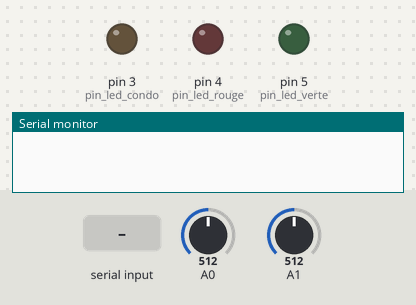
The sketch below on a simulated Arduino Uno, built with avr-gcc and run on an emulated ATmega328P. On the bench: output pins drawn as LEDs (lit = HIGH), the last lines printed to the serial monitor. The test bench sets the inputs (shaded band); at power-on: A0 = 512, A1 = 512.

Above: at 1.2 s.
1.3 s: "charge" received over Serial
At 2.38 s:
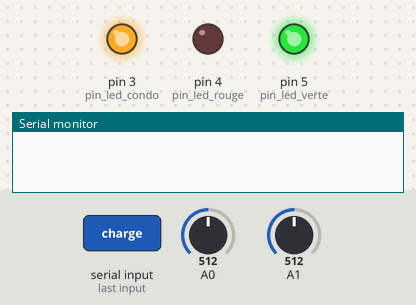
At 3.6 s:
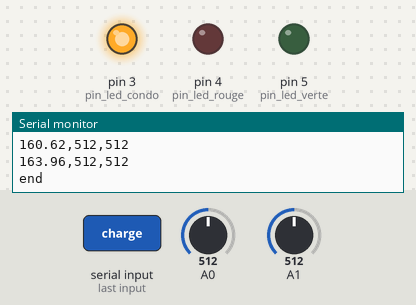
3.9 s: "decharge" received over Serial
At 4.99 s:
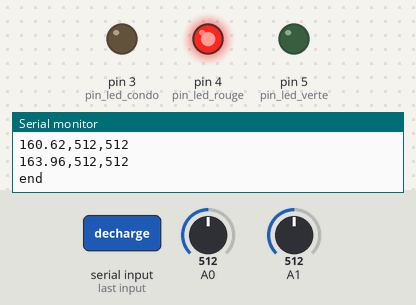
Timing chart, 0 to 6.9 s (numbered marks = the images above; inputs shaded):
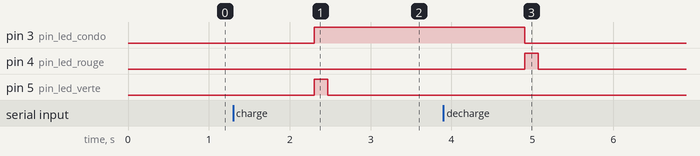

Measured:
- after the input at 1.3 s, pin 3 (pin_led_condo): LOW → HIGH after 1.0 s; pin 5 (pin_led_verte): LOW → HIGH after 1.0 s, → LOW 0.17 s later
- after the input at 3.9 s, pin 3 (pin_led_condo): HIGH → LOW after 1.0 s; pin 4 (pin_led_rouge): LOW → HIGH after 1.0 s, → LOW 0.17 s later

The sketch:

condo_rapide.ino
```cpp
/* charge ou décharge d'un condensateur par réception de commandes envoyées par la bibiothèque pduino.py
 * pour obtenir une charge rapide, les données sont stockées
 * et envoyées sur la liaison série après la boucle de mesures
 * montage: - un condensateur en série avec  une résistance sur le pin 3
 *            constante de temps d'environ 22 ms avec les valeurs par défaut
 *          - pour la visualisation : - une led rouge (en série avec une résistance de 220 ohms) sur le pin 4
 *                                    - une led verte (en série avec une résistance de 220 ohms) sur le pin 5
                                                Pin 4   Pin 5
                                      GND         |       |
 Pin 3                                --+--      +++     +++
  ^                                     |        | |     | |
  |                                     |        | |     | |
  |                              | |    |        +++     +++
  |        +----------+          | |    |         |       |
--+---+----+   R      +---+------+ +----+       --+--   --+--
      |    +----------+   |      | |C           \   /   \   /
      |                   |      | |             \ /     \ /
      |                   |                      -+-     -+-
      |                   |                       |       |
      v                   v                       |       |
       A1                  A0                    -+-     -+-
                                                 GND     GND
 * la tension aux bornes du condensateur est mesurée sur A0
 * la tension aux bornes du générateur est mesurée sur A1
 * les deux tensions sont renvoyées sous forme d'un entier (0 à 1023)
 * commandes acceptées: charge, decharge
 */

#define TEMPS 164
#define N_PTS 50

// condensateur sur EA0, générateur sur EA1
const int pin_led_condo = 3;
const int pin_led_rouge = 4;
const int pin_led_verte = 5;

const int nb = N_PTS;
unsigned long t_total = TEMPS;
unsigned long temps[nb];
int mesures[nb][2];

void setup() {
  for (int i=0; i<nb; i++)
    temps[i] = -1;
  t_total = t_total * 1000; //en µs
  pinMode(pin_led_condo, OUTPUT);
  pinMode(pin_led_verte, OUTPUT);
  pinMode(pin_led_rouge, OUTPUT);
  digitalWrite(pin_led_condo, LOW);
  Serial.begin(9600);
  delay(1);
}

void get_mesures(int command) {
  int n = 0;
  unsigned long dt = t_total / (N_PTS-1); //en µs
  unsigned long temps_depart = micros();
  unsigned long t = temps_depart;
  //Serial.println(t_total);
  //Serial.println(dt);
  if (command == 1) {
    digitalWrite(pin_led_verte, HIGH);
    digitalWrite(pin_led_condo, HIGH);
  }
  else {
    digitalWrite(pin_led_rouge, HIGH);
    digitalWrite(pin_led_condo, LOW);
  }
  while (t - temps_depart <= t_total) {
    temps[n] = (micros() - temps_depart); // t en µs
    mesures[n][0] = analogRead(A0);
    mesures[n][1] = analogRead(A1);
    //Serial.println(t - temps_depart);
    //un delai personnalisé pour optimiser la rapidité
    while ((micros() - temps_depart) - long(n*dt) <= dt) {}
    n = n + 1;
    t = micros();
  }
  digitalWrite(pin_led_verte, LOW);
  digitalWrite(pin_led_rouge, LOW);
}

void envoie_mesures() {
  int n = 0;
  for(int i=0 ; i<nb; i++) {
    if (temps[i] != -1) {
      // le temps est convertit en ms pour compatibilité avec le programe de charge lente condo.ino
      Serial.println(String(float(temps[i])/1000) + "," + String(mesures[i][1]) + "," + String(mesures[i][0]));
      n = n+1;
    }
    delay(1);
  }
  //Serial.println(n);
}

void loop() {
  if (Serial.available()) {
    String chaine = Serial.readString();
    if (chaine=="charge") {
      get_mesures(1);
      envoie_mesures();
      Serial.println("end");
    }
    else if (chaine=="decharge") {
      get_mesures(0);
      envoie_mesures();
      Serial.println("end");
    }
    else {
      Serial.println("commande non reconnue");
    }
  }
}
```
